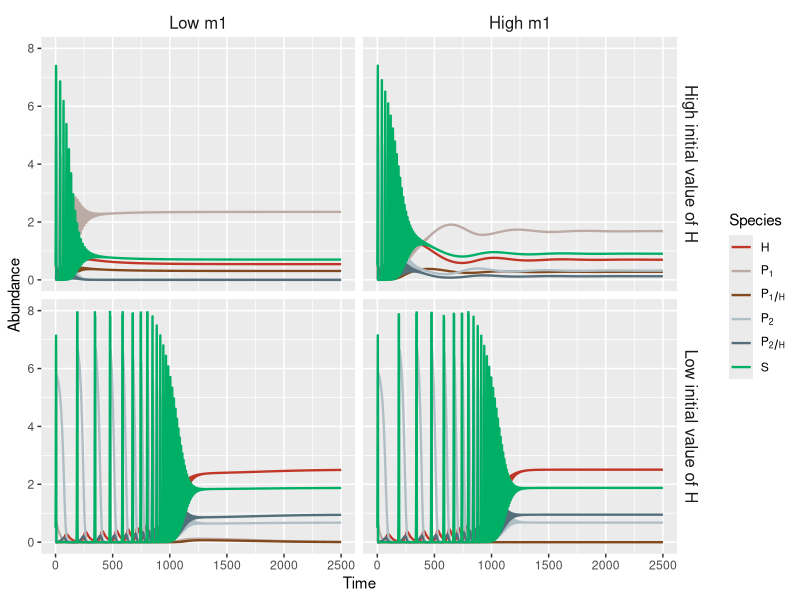

The R source for this figure: (Note: this script raises an error after producing the figure.)
####LV model for project
# Showing how the initial value alters the final fate of the competition.
library(deSolve)
library(tidyverse)
library(patchwork)

times <- seq(0, 2500, by = 0.1)

#state----
ini_High_H <- c(H = 0.5, P1H = 0, P2H = 0, P1 = 0.01, P2 = 0.01, S = 0.5) #ini_1 (P1win)
ini_Low_H <- c(H = 0.01, P1H = 0, P2H = 0, P1 = 0.01, P2 = 0.01, S = 0.5) #ini_2 (P2win)

#parms----
parms_E1H_E2H = 
  c(epsilon = 1,
    r = 1, K = 10,
    a1 = 0.35, a2 = 0.5, psi1 = 1, psi2 = 1, e1 = 0.5, e2 = 0.5,
    b1 = 0.2, b2 = 0.45, m1 = 0.03, m2 = 0.001, e1H = 0.5, e2H = 0.5,
    o1 = 0.8, o2 = 0.8, h1 = 1, h2 = 1, c1 = 0.9, c2 = 0.9, d = 0.03, DL = 0)
parms_EC_E2H = 
  c(epsilon = 1,
    r = 1, K = 10,
    a1 = 0.35, a2 = 0.5, psi1 = 1, psi2 = 1, e1 = 0.5, e2 = 0.5,
    b1 = 0.2, b2 = 0.45, m1 = 0.045, m2 = 0.001, e1H = 0.5, e2H = 0.5,
    o1 = 0.8, o2 = 0.8, h1 = 1, h2 = 1, c1 = 0.9, c2 = 0.9, d = 0.03, DL = 0)

#Time Series----
TimeSeries = function(times, state, parms){
  M2 <- function(times, state, parms) {
    with(as.list(c(state, parms)), {
      dH_dt = (h1 * o1 * P1H) + (h2 * o2 * P2H) - (c1 * b1 * P1 + c2 * b2 * P2) * H - (d * H)
      dP1H_dt = (b1 * P1 * H) + DL * (e1H * psi1 * a1 * P1H * S) - (o1 + m1) * P1H
      dP2H_dt = (b2 * P2 * H) + DL * (e2H * psi2 * a2 * P2H * S) - (o2 + m2) * P2H
      dP1_dt = (e1 * a1 * P1) * S - (b1 * P1) * H + (1 - DL) * (e1H * psi1 * a1 * P1H * S) - m1 * P1
      dP2_dt = (e2 * a2 * P2) * S - (b2 * P2) * H + (1 - DL) * (e2H * psi2 * a2 * P2H * S) - m2 * P2
      dS_dt = (r * S * (1-S/K) - (a1 * P1 + a2 * P2 + psi1 * a1 * P1H + psi2 * a2 * P2H) * S)
      return(list(c(dH_dt, dP1H_dt, dP2H_dt, dP1_dt, dP2_dt, dS_dt)))
    })
  }
  pop_size = ode(func = M2, times = times, y = state, parms = parms)
   pop_size %>%
     as.data.frame() #%>%
  #   filter(time %% 1 == 0) %>%
  #   pivot_longer(cols = c("H", "P1H", "P2H", "P1", "P2", "S"),
  #                names_to = "species", values_to = "biomass") %>%
  #   ggplot(mapping = aes(x = time, y = biomass, color = species)) +
  #   labs(x = "Time", y = "Abundance") +
  #   geom_line(lwd = 1) +
  #   scale_y_continuous(limits = c(0, 8))+
  #   scale_colour_manual(labels = c("H" = "H", "P1" = expression(P[1]), "P1H" = expression(P[1/H]), "P2" = expression(P[2]), "P2H" = expression(P[2/H]), "S" = "S"),
  #                       values = c("H" = "#C03728", "P1" = "#BCAAA4", "P1H" = "#82491E",
  #                                  "P2" = "#B0BEC5", "P2H" = "#546E7A", "S" = "#00AF66"))
}


#Combine the data-----
High_H_E1H_E2H = TimeSeries(times, ini_High_H, parms_E1H_E2H)
Low_H_E1H_E2H = TimeSeries(times, ini_Low_H, parms_E1H_E2H)
High_H_EC_E2H = TimeSeries(times, ini_High_H, parms_EC_E2H)
Low_H_EC_E2H = TimeSeries(times, ini_Low_H, parms_EC_E2H)

High_H_E1H_E2H$ASS = "E1H or E2H"
Low_H_E1H_E2H$ASS = "E1H or E2H"
High_H_EC_E2H$ASS = "EC or E2H"
Low_H_EC_E2H$ASS = "EC or E2H"

High_H_E1H_E2H$m1 = "Low m1"
Low_H_E1H_E2H$m1 = "Low m1"
High_H_EC_E2H$m1 = "High m1"
Low_H_EC_E2H$m1 = "High m1"

High_H_E1H_E2H$ini = "High initial value of H"
Low_H_E1H_E2H$ini = "Low initial value of H"
High_H_EC_E2H$ini = "High initial value of H"
Low_H_EC_E2H$ini = "Low initial value of H"

D = 
  do.call("rbind", list(High_H_E1H_E2H, Low_H_E1H_E2H, High_H_EC_E2H, Low_H_EC_E2H)) %>%
  ##or using bind_rows()
  pivot_longer(cols = c("H", "P1H", "P2H", "P1", "P2", "S"),
               names_to = "species", values_to = "biomass")

#D$m1 = factor(D$m1, levels = c("High m1", "Low m1"))
#D$ini = factor(D$ini, levels = c("High initial value of H", "Low initial value of H"))

TimePlot =
D %>%
  ggplot(data = D, mapping = aes(x = time, y = biomass, color = species))+
  geom_line(lwd = 0.8) +
  labs(x = "Time", y = "Abundance")+
  scale_y_continuous(limits = c(0, 8))+
  scale_colour_manual("Species", labels = c("H" = "H", "P1" = expression(P[1]), "P1H" = expression(P[1/H]), "P2" = expression(P[2]), "P2H" = expression(P[2/H]), "S" = "S"),
                      values = c("P1" = "#BCAAA4", "P1H" = "#82491E", "P1T" = "#BCAAA4",
                                 "P2" = "#B0BEC5", "P2H" = "#546E7A", "P2T" = "#B0BEC5",
                                 "S" = "#00AF66", "H" = "#C03728",
                                 "total" = "black"))+
  facet_grid(ini ~ fct_rev(m1))+
  theme(strip.background = element_blank(),
        strip.text = element_text(size = 12))
  

heatmap = heatmap + labs(tag = "(A)") + theme(plot.tag.position = c(0.05, 0.99))


TimePlot = TimePlot + labs(tag = "(B)") + theme(plot.tag.position = c(0, 0.99))

heatmap + plot_spacer() + TimePlot + 
  plot_layout(widths = c(5, 0.2, 8)) & 
  theme(plot.tag = element_text(size = 20, face = "bold"))

heatmap + plot_spacer() + TimePlot + plot_layout(widths = c(5, 1, 10))

ggsave("ESJ Heatmap and ASS time series.png", width = 30, height = 11.25, units = "cm", dpi = 800)


A = 
  theme_bw()+
  theme(
    plot.title = element_text(hjust = 0.5, size = 18),
    axis.text.x = element_text(size = 12),
    axis.text.y = element_text(size = 12),
    axis.title.x = element_text(size = 15),
    axis.title.y = element_text(size = 15),
    axis.title.y.right = element_text(size = 10),
    legend.text = element_text(size = 10),
    legend.text.align = 0)
theme_set(A)
